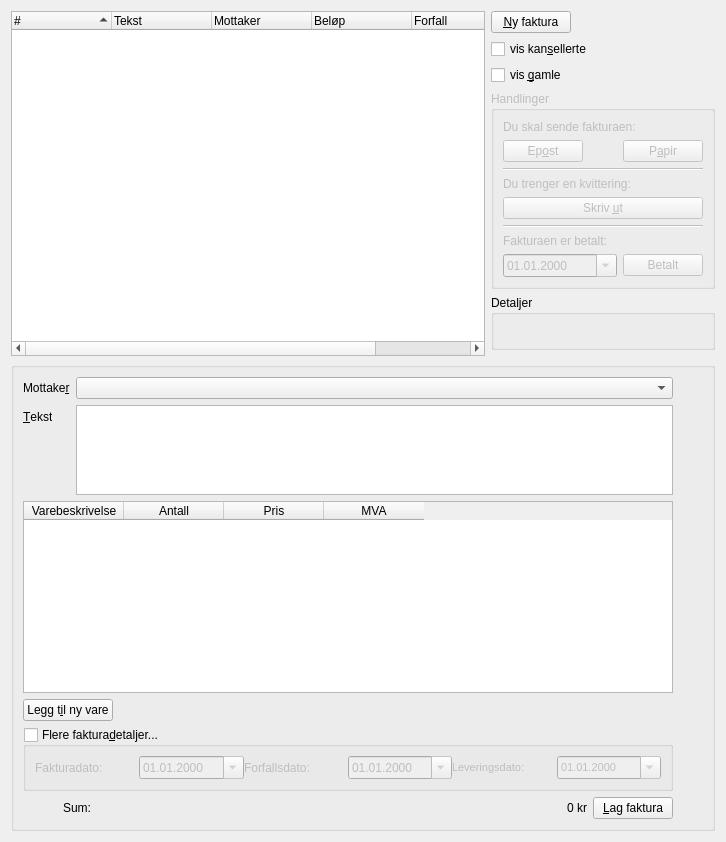
          <widget class="QWidget" name="tab">
           <attribute name="title">
            <string>&amp;Faktura</string>
           </attribute>
           <layout class="QGridLayout" name="gridLayout_8">
            <item row="0" column="0" rowspan="6" colspan="2">
             <widget class="QTreeWidget" name="fakturaFakturaliste">
              <property name="sizePolicy">
               <sizepolicy hsizetype="Expanding" vsizetype="Expanding">
                <horstretch>1</horstretch>
                <verstretch>0</verstretch>
               </sizepolicy>
              </property>
              <property name="showDropIndicator" stdset="0">
               <bool>false</bool>
              </property>
              <property name="alternatingRowColors">
               <bool>true</bool>
              </property>
              <property name="rootIsDecorated">
               <bool>false</bool>
              </property>
              <property name="sortingEnabled">
               <bool>true</bool>
              </property>
              <property name="animated">
               <bool>true</bool>
              </property>
              <property name="allColumnsShowFocus">
               <bool>true</bool>
              </property>
              <property name="expandsOnDoubleClick">
               <bool>false</bool>
              </property>
              <column>
               <property name="text">
                <string>#</string>
               </property>
              </column>
              <column>
               <property name="text">
                <string>Tekst</string>
               </property>
              </column>
              <column>
               <property name="text">
                <string>Mottaker</string>
               </property>
              </column>
              <column>
               <property name="text">
                <string>Beløp</string>
               </property>
              </column>
              <column>
               <property name="text">
                <string>Forfall</string>
               </property>
              </column>
              <column>
               <property name="text">
                <string>Betalt</string>
               </property>
              </column>
             </widget>
            </item>
            <item row="1" column="2">
             <widget class="QCheckBox" name="fakturaVisKansellerte">
              <property name="toolTip">
               <string>Angir om kansellerte fakturaer skal vises</string>
              </property>
              <property name="text">
               <string>vis kan&amp;sellerte</string>
              </property>
              <property name="shortcut">
               <string>Alt+S</string>
              </property>
             </widget>
            </item>
            <item row="2" column="2">
             <widget class="QCheckBox" name="fakturaVisGamle">
              <property name="toolTip">
               <string>Skjul fakturaer som er eldre enn seks måneder og allerede betalt</string>
              </property>
              <property name="text">
               <string>vis &amp;gamle</string>
              </property>
              <property name="shortcut">
               <string>Alt+G</string>
              </property>
              <property name="checked">
               <bool>false</bool>
              </property>
             </widget>
            </item>
            <item row="6" column="0" colspan="3">
             <widget class="QGroupBox" name="fakturaFakta">
              <property name="title">
               <string/>
              </property>
              <property name="flat">
               <bool>true</bool>
              </property>
              <layout class="QGridLayout" name="gridLayout_6">
               <item row="0" column="0" rowspan="2" colspan="2">
                <layout class="QHBoxLayout" name="horizontalLayout_3">
                 <item>
                  <layout class="QVBoxLayout" name="verticalLayout_3">
                   <item>
                    <layout class="QFormLayout" name="formLayout_2">
                     <property name="fieldGrowthPolicy">
                      <enum>QFormLayout::ExpandingFieldsGrow</enum>
                     </property>
                     <item row="1" column="0">
                      <widget class="QLabel" name="textLabel5">
                       <property name="text">
                        <string>Mottake&amp;r</string>
                       </property>
                       <property name="wordWrap">
                        <bool>false</bool>
                       </property>
                       <property name="buddy">
                        <cstring>fakturaFaktaMottaker</cstring>
                       </property>
                      </widget>
                     </item>
                     <item row="1" column="1">
                      <widget class="QComboBox" name="fakturaFaktaMottaker">
                       <property name="sizePolicy">
                        <sizepolicy hsizetype="MinimumExpanding" vsizetype="Fixed">
                         <horstretch>1</horstretch>
                         <verstretch>0</verstretch>
                        </sizepolicy>
                       </property>
                       <property name="toolTip">
                        <string>Fakturaens mottaker (kunden)</string>
                       </property>
                       <property name="editable">
                        <bool>false</bool>
                       </property>
                       <property name="insertPolicy">
                        <enum>QComboBox::InsertAtCurrent</enum>
                       </property>
                       <property name="sizeAdjustPolicy">
                        <enum>QComboBox::AdjustToContents</enum>
                       </property>
                       <property name="minimumContentsLength">
                        <number>15</number>
                       </property>
                      </widget>
                     </item>
                     <item row="2" column="0">
                      <widget class="QLabel" name="textLabel8">
                       <property name="text">
                        <string>&amp;Tekst</string>
                       </property>
                       <property name="wordWrap">
                        <bool>false</bool>
                       </property>
                       <property name="buddy">
                        <cstring>fakturaFaktaTekst</cstring>
                       </property>
                      </widget>
                     </item>
                     <item row="2" column="1">
                      <widget class="QPlainTextEdit" name="fakturaFaktaTekst">
                       <property name="sizePolicy">
                        <sizepolicy hsizetype="Expanding" vsizetype="Expanding">
                         <horstretch>0</horstretch>
                         <verstretch>1</verstretch>
                        </sizepolicy>
                       </property>
                       <property name="minimumSize">
                        <size>
                         <width>0</width>
                         <height>60</height>
                        </size>
                       </property>
                       <property name="maximumSize">
                        <size>
                         <width>16777215</width>
                         <height>90</height>
                        </size>
                       </property>
                       <property name="tabChangesFocus">
                        <bool>true</bool>
                       </property>
                      </widget>
                     </item>
                    </layout>
                   </item>
                   <item>
                    <layout class="QVBoxLayout" name="verticalLayout_2">
                     <item>
                      <widget class="QTableWidget" name="fakturaVareliste">
                       <property name="sizePolicy">
                        <sizepolicy hsizetype="Expanding" vsizetype="Expanding">
                         <horstretch>0</horstretch>
                         <verstretch>3</verstretch>
                        </sizepolicy>
                       </property>
                       <property name="toolTip">
                        <string>Varene som hører med fakturaen. Velg tidligerere definerte varer, eller legg til nye ved å skrive inn tekst, pris og MVA</string>
                       </property>
                       <property name="dragDropOverwriteMode">
                        <bool>false</bool>
                       </property>
                       <property name="selectionMode">
                        <enum>QAbstractItemView::SingleSelection</enum>
                       </property>
                       <property name="selectionBehavior">
                        <enum>QAbstractItemView::SelectRows</enum>
                       </property>
                       <property name="showGrid">
                        <bool>false</bool>
                       </property>
                       <column>
                        <property name="text">
                         <string>Varebeskrivelse</string>
                        </property>
                       </column>
                       <column>
                        <property name="text">
                         <string>Antall</string>
                        </property>
                       </column>
                       <column>
                        <property name="text">
                         <string>Pris</string>
                        </property>
                       </column>
                       <column>
                        <property name="text">
                         <string>MVA</string>
                        </property>
                       </column>
                      </widget>
                     </item>
                     <item>
                      <layout class="QHBoxLayout" name="horizontalLayout_4">
                       <item>
                        <widget class="QPushButton" name="fakturaFaktaVareLeggtil">
                         <property name="sizePolicy">
                          <sizepolicy hsizetype="Fixed" vsizetype="Fixed">
                           <horstretch>0</horstretch>
                           <verstretch>0</verstretch>
                          </sizepolicy>
                         </property>
                         <property name="toolTip">
                          <string>Legger til en ny rad i varelisten</string>
                         </property>
                         <property name="text">
                          <string>Legg t&amp;il ny vare</string>
                         </property>
                        </widget>
                       </item>
                       <item>
                        <spacer name="spacer1">
                         <property name="orientation">
                          <enum>Qt::Horizontal</enum>
                         </property>
                         <property name="sizeType">
                          <enum>QSizePolicy::MinimumExpanding</enum>
                         </property>
                         <property name="sizeHint" stdset="0">
                          <size>
                           <width>560</width>
                           <height>20</height>
                          </size>
                         </property>
                        </spacer>
                       </item>
                      </layout>
                     </item>
                    </layout>
                   </item>
                   <item>
                    <widget class="QGroupBox" name="fakturaFaktaOverstyr">
                     <property name="title">
                      <string>Flere faktura&amp;detaljer...</string>
                     </property>
                     <property name="flat">
                      <bool>true</bool>
                     </property>
                     <property name="checkable">
                      <bool>true</bool>
                     </property>
                     <property name="checked">
                      <bool>false</bool>
                     </property>
                     <layout class="QGridLayout" name="gridLayout_7">
                      <item row="0" column="0">
                       <widget class="QFrame" name="fakturaAlternativer">
                        <property name="frameShape">
                         <enum>QFrame::NoFrame</enum>
                        </property>
                        <property name="frameShadow">
                         <enum>QFrame::Plain</enum>
                        </property>
                        <property name="lineWidth">
                         <number>-1</number>
                        </property>
                        <layout class="QGridLayout" name="gridLayout_16">
                         <property name="margin">
                          <number>0</number>
                         </property>
                         <property name="spacing">
                          <number>0</number>
                         </property>
                         <item row="0" column="0">
                          <layout class="QHBoxLayout" name="horizontalLayout_7">
                           <item>
                            <widget class="QLabel" name="textLabel1_11">
                             <property name="text">
                              <string>Fakturadato:</string>
                             </property>
                             <property name="wordWrap">
                              <bool>false</bool>
                             </property>
                             <property name="buddy">
                              <cstring>fakturaFaktaDato</cstring>
                             </property>
                            </widget>
                           </item>
                           <item>
                            <widget class="QDateEdit" name="fakturaFaktaDato">
                             <property name="focusPolicy">
                              <enum>Qt::TabFocus</enum>
                             </property>
                             <property name="toolTip">
                              <string>Sett eksplisitt dato for faktura (DD.MM.ÅÅÅÅ)</string>
                             </property>
                             <property name="displayFormat">
                              <string>dd.MM.yyyy</string>
                             </property>
                             <property name="calendarPopup">
                              <bool>true</bool>
                             </property>
                            </widget>
                           </item>
                           <item>
                            <widget class="QLabel" name="textLabel1_13">
                             <property name="text">
                              <string>Forfallsdato:</string>
                             </property>
                             <property name="wordWrap">
                              <bool>false</bool>
                             </property>
                             <property name="buddy">
                              <cstring>fakturaFaktaForfall</cstring>
                             </property>
                            </widget>
                           </item>
                           <item>
                            <widget class="QDateEdit" name="fakturaFaktaForfall">
                             <property name="focusPolicy">
                              <enum>Qt::TabFocus</enum>
                             </property>
                             <property name="toolTip">
                              <string>Sett eksplisitt dato for forfall (DD.MM.ÅÅÅÅ)</string>
                             </property>
                             <property name="displayFormat">
                              <string>dd.MM.yyyy</string>
                             </property>
                             <property name="calendarPopup">
                              <bool>true</bool>
                             </property>
                            </widget>
                           </item>
                           <item>
                            <widget class="QLabel" name="label">
                             <property name="font">
                              <font>
                               <pointsize>8</pointsize>
                              </font>
                             </property>
                             <property name="text">
                              <string>Leveringsdato:</string>
                             </property>
                             <property name="buddy">
                              <cstring>fakturaFaktaLeveringsdato</cstring>
                             </property>
                            </widget>
                           </item>
                           <item>
                            <widget class="QDateEdit" name="fakturaFaktaLeveringsdato">
                             <property name="font">
                              <font>
                               <pointsize>8</pointsize>
                              </font>
                             </property>
                             <property name="accelerated">
                              <bool>true</bool>
                             </property>
                             <property name="displayFormat">
                              <string>dd.MM.yyyy</string>
                             </property>
                             <property name="calendarPopup">
                              <bool>true</bool>
                             </property>
                            </widget>
                           </item>
                          </layout>
                         </item>
                        </layout>
                        <zorder></zorder>
                       </widget>
                      </item>
                     </layout>
                    </widget>
                   </item>
                   <item>
                    <layout class="QHBoxLayout" name="horizontalLayout_8">
                     <item>
                      <spacer name="horizontalSpacer">
                       <property name="orientation">
                        <enum>Qt::Horizontal</enum>
                       </property>
                       <property name="sizeHint" stdset="0">
                        <size>
                         <width>40</width>
                         <height>20</height>
                        </size>
                       </property>
                      </spacer>
                     </item>
                     <item>
                      <widget class="QLabel" name="textLabel1_8">
                       <property name="text">
                        <string>Sum:</string>
                       </property>
                       <property name="wordWrap">
                        <bool>false</bool>
                       </property>
                      </widget>
                     </item>
                     <item>
                      <widget class="QLabel" name="fakturaFaktaSum">
                       <property name="sizePolicy">
                        <sizepolicy hsizetype="MinimumExpanding" vsizetype="Preferred">
                         <horstretch>1</horstretch>
                         <verstretch>0</verstretch>
                        </sizepolicy>
                       </property>
                       <property name="font">
                        <font>
                         <pointsize>9</pointsize>
                        </font>
                       </property>
                       <property name="toolTip">
                        <string>Fakturaens verdi hittil</string>
                       </property>
                       <property name="text">
                        <string>0 kr</string>
                       </property>
                       <property name="alignment">
                        <set>Qt::AlignRight|Qt::AlignTrailing|Qt::AlignVCenter</set>
                       </property>
                       <property name="wordWrap">
                        <bool>false</bool>
                       </property>
                      </widget>
                     </item>
                     <item>
                      <widget class="QPushButton" name="fakturaFaktaLegginn">
                       <property name="toolTip">
                        <string>Oppretter en ny faktura med innholdet som er gitt her</string>
                       </property>
                       <property name="text">
                        <string>&amp;Lag faktura</string>
                       </property>
                       <property name="shortcut">
                        <string>Alt+L</string>
                       </property>
                      </widget>
                     </item>
                    </layout>
                   </item>
                  </layout>
                 </item>
                 <item>
                  <layout class="QVBoxLayout" name="verticalLayout_4">
                   <item>
                    <widget class="QLabel" name="fakturaFaktaKryss">
                     <property name="enabled">
                      <bool>true</bool>
                     </property>
                     <property name="minimumSize">
                      <size>
                       <width>24</width>
                       <height>24</height>
                      </size>
                     </property>
                     <property name="maximumSize">
                      <size>
                       <width>24</width>
                       <height>24</height>
                      </size>
                     </property>
                     <property name="pixmap">
                      <pixmap resource="../../faktura.qrc">pix:cross.svg</pixmap>
                     </property>
                     <property name="scaledContents">
                      <bool>true</bool>
                     </property>
                     <property name="wordWrap">
                      <bool>false</bool>
                     </property>
                    </widget>
                   </item>
                   <item>
                    <spacer name="verticalSpacer">
                     <property name="orientation">
                      <enum>Qt::Vertical</enum>
                     </property>
                     <property name="sizeHint" stdset="0">
                      <size>
                       <width>20</width>
                       <height>40</height>
                      </size>
                     </property>
                    </spacer>
                   </item>
                  </layout>
                 </item>
                </layout>
               </item>
              </layout>
             </widget>
            </item>
            <item row="0" column="2">
             <widget class="QPushButton" name="fakturaNy">
              <property name="sizePolicy">
               <sizepolicy hsizetype="Fixed" vsizetype="Fixed">
                <horstretch>0</horstretch>
                <verstretch>0</verstretch>
               </sizepolicy>
              </property>
              <property name="toolTip">
               <string>Viser skjema hvor du kan legge inn en ny faktura</string>
              </property>
              <property name="text">
               <string>&amp;Ny faktura</string>
              </property>
              <property name="shortcut">
               <string>Alt+N</string>
              </property>
             </widget>
            </item>
            <item row="4" column="2">
             <widget class="QGroupBox" name="fakturaDetaljer">
              <property name="sizePolicy">
               <sizepolicy hsizetype="Preferred" vsizetype="Expanding">
                <horstretch>0</horstretch>
                <verstretch>0</verstretch>
               </sizepolicy>
              </property>
              <property name="title">
               <string>Detaljer</string>
              </property>
              <layout class="QGridLayout" name="gridLayout_11">
               <item row="0" column="0">
                <widget class="QLabel" name="fakturaDetaljerTekst">
                 <property name="minimumSize">
                  <size>
                   <width>200</width>
                   <height>0</height>
                  </size>
                 </property>
                 <property name="text">
                  <string/>
                 </property>
                 <property name="textFormat">
                  <enum>Qt::RichText</enum>
                 </property>
                 <property name="alignment">
                  <set>Qt::AlignLeading|Qt::AlignLeft|Qt::AlignTop</set>
                 </property>
                 <property name="wordWrap">
                  <bool>true</bool>
                 </property>
                </widget>
               </item>
              </layout>
             </widget>
            </item>
            <item row="3" column="2">
             <widget class="QGroupBox" name="fakturaHandlinger">
              <property name="enabled">
               <bool>false</bool>
              </property>
              <property name="sizePolicy">
               <sizepolicy hsizetype="Preferred" vsizetype="Expanding">
                <horstretch>0</horstretch>
                <verstretch>0</verstretch>
               </sizepolicy>
              </property>
              <property name="title">
               <string>Handlinger</string>
              </property>
              <layout class="QGridLayout" name="gridLayout_12">
               <item row="0" column="0" colspan="3">
                <widget class="QLabel" name="textLabel2_2">
                 <property name="font">
                  <font>
                   <pointsize>9</pointsize>
                  </font>
                 </property>
                 <property name="text">
                  <string>Du skal sende fakturaen:</string>
                 </property>
                 <property name="wordWrap">
                  <bool>false</bool>
                 </property>
                </widget>
               </item>
               <item row="1" column="0">
                <widget class="QPushButton" name="fakturaLagEpost">
                 <property name="toolTip">
                  <string>Lager en efaktura for sending per epost</string>
                 </property>
                 <property name="text">
                  <string>Ep&amp;ost</string>
                 </property>
                 <property name="shortcut">
                  <string>Alt+O</string>
                 </property>
                </widget>
               </item>
               <item row="1" column="2">
                <widget class="QPushButton" name="fakturaLagPapir">
                 <property name="toolTip">
                  <string>Lager en papirfaktura for utskrift på skjema F60 (gul faktura)</string>
                 </property>
                 <property name="text">
                  <string>P&amp;apir</string>
                 </property>
                 <property name="shortcut">
                  <string/>
                 </property>
                </widget>
               </item>
               <item row="2" column="0" colspan="3">
                <widget class="Line" name="line1_2">
                 <property name="frameShape">
                  <enum>QFrame::HLine</enum>
                 </property>
                 <property name="frameShadow">
                  <enum>QFrame::Sunken</enum>
                 </property>
                </widget>
               </item>
               <item row="3" column="0" colspan="3">
                <widget class="QLabel" name="textLabel4_2">
                 <property name="font">
                  <font>
                   <pointsize>9</pointsize>
                  </font>
                 </property>
                 <property name="text">
                  <string>Du trenger en kvittering:</string>
                 </property>
                 <property name="wordWrap">
                  <bool>false</bool>
                 </property>
                </widget>
               </item>
               <item row="4" column="0" colspan="3">
                <widget class="QPushButton" name="fakturaLagKvittering">
                 <property name="toolTip">
                  <string>Skriver ut en kvittering på skriveren</string>
                 </property>
                 <property name="text">
                  <string>Skriv &amp;ut</string>
                 </property>
                 <property name="shortcut">
                  <string>Alt+U</string>
                 </property>
                </widget>
               </item>
               <item row="5" column="0" colspan="3">
                <widget class="Line" name="line1">
                 <property name="frameShape">
                  <enum>QFrame::HLine</enum>
                 </property>
                 <property name="frameShadow">
                  <enum>QFrame::Sunken</enum>
                 </property>
                </widget>
               </item>
               <item row="6" column="0" colspan="3">
                <widget class="QLabel" name="textLabel3_2">
                 <property name="font">
                  <font>
                   <pointsize>9</pointsize>
                  </font>
                 </property>
                 <property name="text">
                  <string>Fakturaen er betalt:</string>
                 </property>
                 <property name="wordWrap">
                  <bool>false</bool>
                 </property>
                </widget>
               </item>
               <item row="7" column="2">
                <widget class="QPushButton" name="fakturaBetalt">
                 <property name="toolTip">
                  <string>Markerer fakturaen som betalt (på angitt dato)</string>
                 </property>
                 <property name="text">
                  <string>Betalt</string>
                 </property>
                 <property name="shortcut">
                  <string/>
                 </property>
                </widget>
               </item>
               <item row="7" column="0" colspan="2">
                <widget class="QDateEdit" name="fakturaBetaltDato">
                 <property name="displayFormat">
                  <string>dd.MM.yyyy</string>
                 </property>
                 <property name="calendarPopup">
                  <bool>true</bool>
                 </property>
                </widget>
               </item>
              </layout>
             </widget>
            </item>
           </layout>
          </widget>
